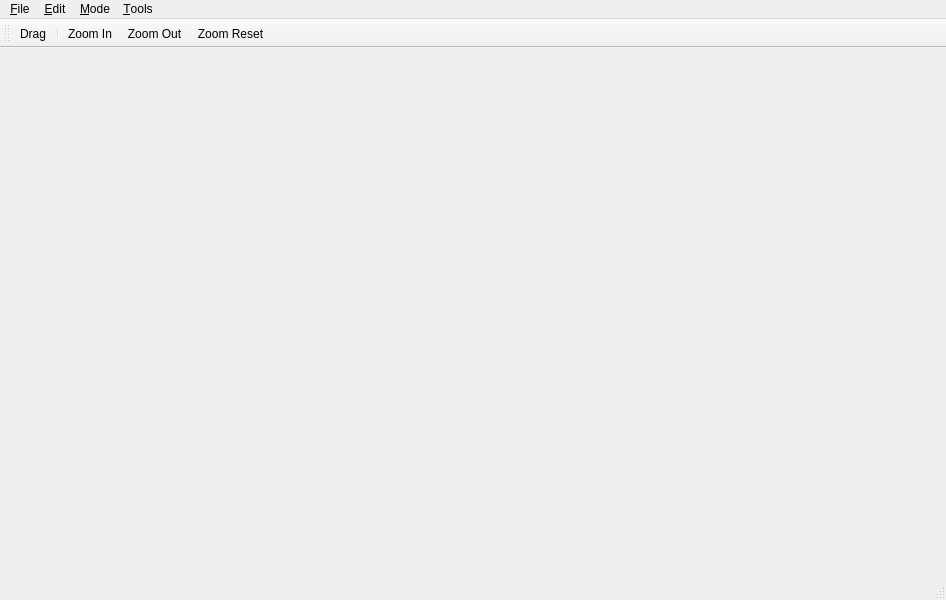
<?xml version="1.0" encoding="UTF-8"?>
<ui version="4.0">
  <class>Globus_window</class>
  <widget class="QMainWindow" name="Globus_window">
    <property name="geometry">
      <rect>
	<x>0</x>
	<y>0</y>
	<width>946</width>
	<height>600</height>
      </rect>
    </property>
    <property name="windowTitle">
      <string>Globus</string>
    </property>
    <widget class="QStatusBar" name="statusbar"/>
    <widget class="QToolBar" name="toolbar">
      <property name="windowTitle">
	<string>toolBar</string>
      </property>
      <attribute name="toolBarArea">
	<enum>TopToolBarArea</enum>
      </attribute>
      <attribute name="toolBarBreak">
	<bool>false</bool>
      </attribute>
      <addaction name="action_drag"/>
      <addaction name="separator"/>
      <addaction name="action_zoom_in"/>
      <addaction name="action_zoom_out"/>
      <addaction name="action_zoom_reset"/>
    </widget>
    <widget class="QMenuBar" name="menubar">
      <property name="geometry">
	<rect>
	  <x>0</x>
	  <y>0</y>
	  <width>946</width>
	  <height>23</height>
	</rect>
      </property>
      <widget class="QMenu" name="menu_file">
	<property name="title">
	  <string>&amp;File</string>
	</property>
	<addaction name="action_open"/>
	<addaction name="action_save_as"/>
	<addaction name="separator"/>
	<addaction name="action_quit"/>
      </widget>
      <widget class="QMenu" name="menu_mode">
	<property name="title">
	  <string>&amp;Mode</string>
	</property>
	<addaction name="action_drag"/>
      </widget>
      <widget class="QMenu" name="menu_edit">
	<property name="title">
	  <string>&amp;Edit</string>
	</property>
	<addaction name="action_preferences"/>
      </widget>
      <widget class="QMenu" name="menu_tools">
	<property name="title">
	  <string>&amp;Tools</string>
	</property>
      </widget>
      <addaction name="menu_file"/>
      <addaction name="menu_edit"/>
      <addaction name="menu_mode"/>
      <addaction name="menu_tools"/>
    </widget>
    <action name="action_quit">
      <property name="text">
	<string>&amp;Quit</string>
      </property>
    </action>
    <action name="action_drag">
      <property name="checkable">
	<bool>true</bool>
      </property>
      <property name="icon">
	<iconset resource="Globus.qrc">
	<normaloff>:/cgal/icons/hand.xpm</normaloff>:/cgal/icons/hand.xpm</iconset>
      </property>
      <property name="text">
	<string>Drag</string>
      </property>
    </action>
    <action name="action_preferences">
      <property name="text">
	<string>&amp;Preferences...</string>
      </property>
    </action>
    <action name="action_save_as">
      <property name="text">
	<string>Save As...</string>
      </property>
      <property name="shortcut">
	<string>Ctrl+S</string>
      </property>
    </action>
    <action name="action_open">
      <property name="text">
	<string>Open...</string>
      </property>
      <property name="shortcut">
	<string>Ctrl+O</string>
      </property>
    </action>
    <action name="action_zoom_in">
      <property name="icon">
	<iconset resource="Globus.qrc">
	<normaloff>:/cgal/icons/zoomin.xpm</normaloff>:/cgal/icons/zoomin.xpm</iconset>
      </property>
      <property name="text">
	<string>Zoom In</string>
      </property>
      <property name="toolTip">
	<string>Zoom In</string>
      </property>
    </action>
    <action name="action_zoom_out">
      <property name="icon">
	<iconset resource="Globus.qrc">
	<normaloff>:/cgal/icons/zoomout.xpm</normaloff>:/cgal/icons/zoomout.xpm</iconset>
      </property>
      <property name="text">
	<string>Zoom Out</string>
      </property>
      <property name="toolTip">
	<string>Zoom Out</string>
      </property>
    </action>
    <action name="action_zoom_reset">
      <property name="icon">
	<iconset resource="Globus.qrc">
	<normaloff>:/cgal/icons/zoomreset.xpm</normaloff>:/cgal/icons/zoomreset.xpm</iconset>
      </property>
      <property name="text">
	<string>Zoom Reset</string>
      </property>
      <property name="toolTip">
	<string>Zoom Reset</string>
      </property>
    </action>
  </widget>
  <resources>
    <include location="Globus.qrc"/>
  </resources>
  <connections/>
</ui>
